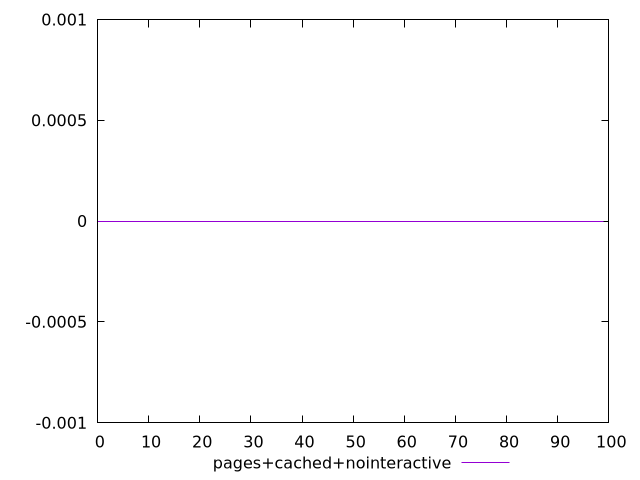

Write gnuplot code to recreate this figure.
$_pagesCachedNointeractive <<EOF
0
0
0
0
0
0
0
0
0
0
0
0
0
0
0
0
0
0
0
0
0
0
0
0
0
0
0
0
0
0
0
0
0
0
0
0
0
0
0
0
0
0
0
0
0
0
0
0
0
0
0
0
0
0
0
0
0
0
0
0
0
0
0
0
0
0
0
0
0
0
0
0
0
0
0
0
0
0
0
0
0
0
0
0
0
0
0
0
0
0
0
0
0
0
0
0
0
0
0
0
EOF
set key outside below
set terminal pngcairo
set output "report_00006_2020-11-02T20-21-41.718Z/uses-text-compression/pages+cached+nointeractive//score.png"
set yrange [-0.001:0.001]
plot $_pagesCachedNointeractive title "pages+cached+nointeractive" with line ,
